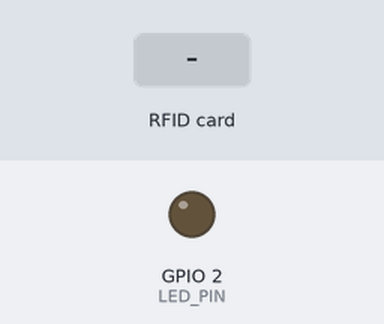
The program below on a simulated ESP32. On the bench: output pins drawn as LEDs (lit = HIGH). The inputs (shaded band) are chosen by the test bench. WiFi joins after 1.5 s; servers stay silent unless stated; uploads are accepted with an empty reply; what the program prints to the serial monitor is not drawn.

Above: at 2.7 s.
2.8 s: RFID card 5E 7A 19 C4 held to the reader
At 3.3 s:
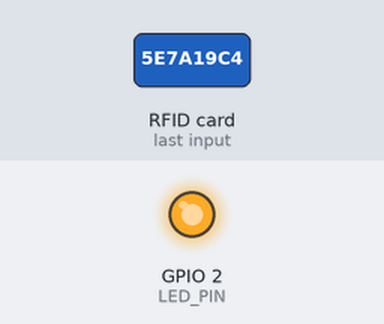
Timing chart, 0 to 5.8 s (numbered marks = the images above; inputs shaded):
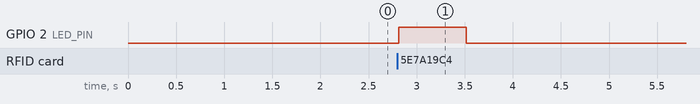

The program:

main.cpp
```cpp
#include <Arduino.h>
#include <SPI.h>
#include <MFRC522.h>
#include <WiFi.h>
#include <HTTPClient.h>

// Broches du lecteur RC522 (VSPI) et LED
#define SS_PIN  5
#define RST_PIN 4
#define LED_PIN 2

MFRC522 rfid(SS_PIN, RST_PIN);

// --- Configuration Réseau et Serveur ---
const char* WIFI_SSID = "SFR_F2CF";
const char* WIFI_PASS = "b43wf8svw9d5u3x4sz4s";
const char* API_URL   = "http://192.168.1.5:8000/api/scan";
const char* ZONE      = "Salle serveur";

String nuidToString() {
  String s = "";
  for (byte i = 0; i < rfid.uid.size; i++) {
    if (rfid.uid.uidByte[i] < 0x10) s += "0";
    s += String(rfid.uid.uidByte[i], HEX);
  }
  s.toUpperCase();
  return s;
}

void setup() {
  Serial.begin(115200);
  pinMode(LED_PIN, OUTPUT);
  digitalWrite(LED_PIN, LOW);

  // Initialisation SPI et capteur RFID
  SPI.begin();
  rfid.PCD_Init();

  // Connexion Wi-Fi
  WiFi.begin(WIFI_SSID, WIFI_PASS);
  Serial.print("Connexion au Wi-Fi");
  while (WiFi.status() != WL_CONNECTED) {
    delay(500);
    Serial.print(".");
  }
  Serial.println("\n[OK] Connecte !");
  Serial.print("IP ESP32 : ");
  Serial.println(WiFi.localIP());

  Serial.println("Pointeuse prete. En attente de badge...");
}

void loop() {
  // Detection et lecture du badge
  if (!rfid.PICC_IsNewCardPresent()) return;
  if (!rfid.PICC_ReadCardSerial()) return;

  // Signal visuel immediat
  digitalWrite(LED_PIN, HIGH);

  String nuid = nuidToString();
  Serial.println("\n--> Badge lu : " + nuid);

  // Transmission HTTP
  if (WiFi.status() == WL_CONNECTED) {
    WiFiClient client;
    HTTPClient http;

    http.setTimeout(3000);
    http.begin(client, API_URL);
    http.addHeader("Content-Type", "application/json");

    String body = "{\"nuid\":\"" + nuid + "\",\"zone\":\"" + ZONE + "\"}";
    int code = http.POST(body);

    if (code > 0) {
      Serial.printf("[HTTP %d] %s\n", code, http.getString().c_str());
    } else {
      Serial.printf("[ERREUR] %s (Code : %d)\n", http.errorToString(code).c_str(), code);
    }

    http.end();
  }

  delay(500);
  digitalWrite(LED_PIN, LOW);

  rfid.PICC_HaltA();
  rfid.PCD_StopCrypto1();
}
```

Measured:
- after the input at 2.8 s, GPIO 2 (LED_PIN): LOW → HIGH at once, → LOW 0.70 s later
